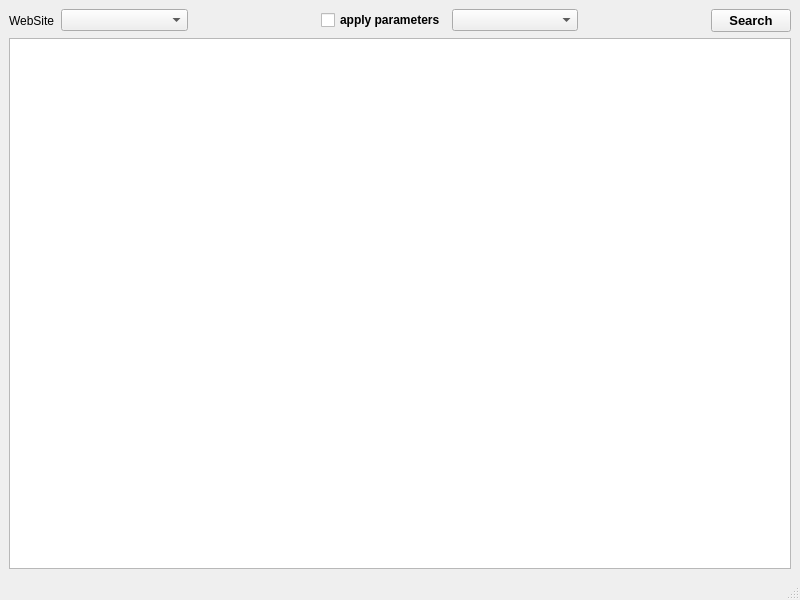
<?xml version="1.0" encoding="UTF-8"?>
<ui version="4.0">
 <class>MainWindow</class>
 <widget class="QMainWindow" name="MainWindow">
  <property name="geometry">
   <rect>
    <x>0</x>
    <y>0</y>
    <width>800</width>
    <height>600</height>
   </rect>
  </property>
  <property name="windowTitle">
   <string>MainWindow</string>
  </property>
  <widget class="QWidget" name="centralwidget">
   <layout class="QGridLayout" name="gridLayout">
    <item row="0" column="0">
     <layout class="QHBoxLayout" name="horizontalLayout">
      <item>
       <widget class="QLabel" name="siteLabel">
        <property name="text">
         <string>WebSite</string>
        </property>
       </widget>
      </item>
      <item>
       <widget class="QComboBox" name="siteCombo">
        <property name="sizePolicy">
         <sizepolicy hsizetype="Expanding" vsizetype="Fixed">
          <horstretch>0</horstretch>
          <verstretch>0</verstretch>
         </sizepolicy>
        </property>
       </widget>
      </item>
      <item>
       <spacer name="horizontalSpacer_2">
        <property name="orientation">
         <enum>Qt::Horizontal</enum>
        </property>
        <property name="sizeHint" stdset="0">
         <size>
          <width>40</width>
          <height>20</height>
         </size>
        </property>
       </spacer>
      </item>
      <item>
       <widget class="QCheckBox" name="checkBox">
        <property name="font">
         <font>
          <bold>true</bold>
         </font>
        </property>
        <property name="text">
         <string>apply parameters</string>
        </property>
       </widget>
      </item>
      <item>
       <widget class="QComboBox" name="parametersCombo">
        <property name="sizePolicy">
         <sizepolicy hsizetype="Expanding" vsizetype="Fixed">
          <horstretch>0</horstretch>
          <verstretch>0</verstretch>
         </sizepolicy>
        </property>
       </widget>
      </item>
      <item>
       <spacer name="horizontalSpacer">
        <property name="orientation">
         <enum>Qt::Horizontal</enum>
        </property>
        <property name="sizeHint" stdset="0">
         <size>
          <width>40</width>
          <height>20</height>
         </size>
        </property>
       </spacer>
      </item>
      <item>
       <widget class="QPushButton" name="pbtSearch">
        <property name="sizePolicy">
         <sizepolicy hsizetype="Minimum" vsizetype="Fixed">
          <horstretch>0</horstretch>
          <verstretch>0</verstretch>
         </sizepolicy>
        </property>
        <property name="font">
         <font>
          <pointsize>10</pointsize>
          <bold>true</bold>
         </font>
        </property>
        <property name="text">
         <string>Search</string>
        </property>
       </widget>
      </item>
     </layout>
    </item>
    <item row="1" column="0">
     <widget class="QTableView" name="tableView">
      <property name="font">
       <font>
        <bold>false</bold>
       </font>
      </property>
     </widget>
    </item>
   </layout>
  </widget>
  <widget class="QMenuBar" name="menubar">
   <property name="geometry">
    <rect>
     <x>0</x>
     <y>0</y>
     <width>800</width>
     <height>22</height>
    </rect>
   </property>
  </widget>
  <widget class="QStatusBar" name="statusbar"/>
 </widget>
 <resources/>
 <connections/>
</ui>
